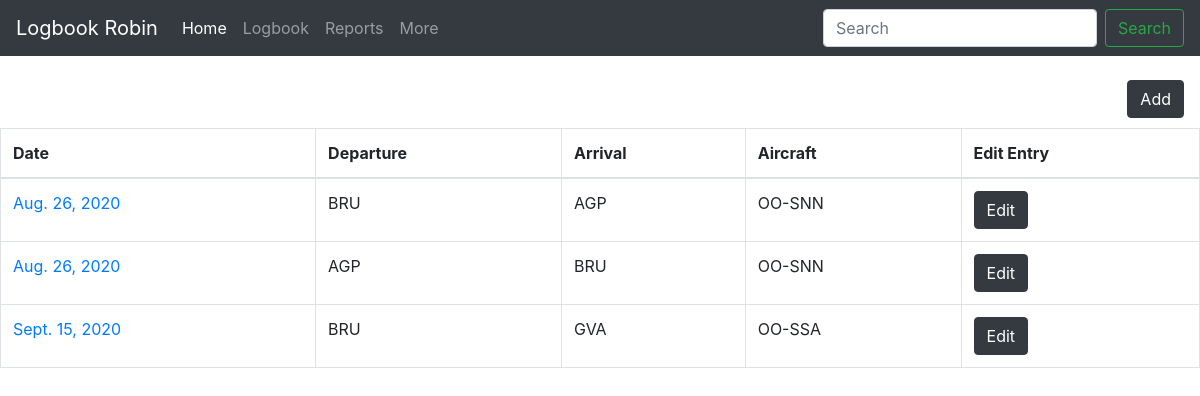
Page /logbook/ on the committed database.
### main/models.py (models this page shows)
class Log(models.Model):
    date = models.DateField()
    departure = models.ForeignKey(Airport, on_delete=models.CASCADE, related_name='departure')
    block_out = models.TimeField()
    arrival = models.ForeignKey(Airport, on_delete=models.CASCADE, related_name='arrival')
    block_in = models.TimeField()
    aircraft = models.ForeignKey(Aircraft, on_delete=models.CASCADE)
    pic = models.ForeignKey(People, on_delete=models.CASCADE)
    landings = models.IntegerField()
    take_off = models.IntegerField()
    remarks = models.CharField(max_length=255, blank=True)

class Airport(models.Model):
    ICAO_code = models.CharField(max_length=50)
    IATA_code = models.CharField(max_length=50)
    name = models.CharField(max_length=50)
    country = models.CharField(max_length=50)
    def __str__(self):
        return self.IATA_code

class Aircraft(models.Model):
    aircraft_id = models.CharField(max_length=50)
    aircraft_type = models.CharField(max_length=50)
    notes = models.CharField(max_length=255, blank=True)
    def __str__(self):
        return self.aircraft_id

### main/views.py (the view)
# urls.py: path("", views.logbook_overview, name="logbook_overview"),
def logbook_overview(request):
    logs = Log.objects.all()
    return render(request, 'logs/logbook_overview.html', {'logs': logs})

### main/templates/logs/logbook_overview.html
{% extends 'base.html' %}
{% block content %}
    <table class="table table-bordered table-hover">
        <thead>
            <br>
            <a class="btn btn-dark float-right" style="margin-right:16px" href="{% url 'logbook:add_log' %}" role="button">Add</a>
            <br>
            <br>
            <tr>
                <th>Date</th>
                <th>Departure</th>
                <th>Arrival</th>
                <th>Aircraft</th>
                <th>Edit Entry</th>
            </tr>
        </thead>
        <tbody>
            {% for entries in logs %}
                <tr>
                    <td>
                        <a href="{% url 'logbook:logbook_details' entries.id %}">{{entries.date}}</a>
                    </td>
                    <td>{{entries.departure}}</td>
                    <td>{{entries.arrival}}</td>
                    <td>{{entries.aircraft}}</td>
                    <td><a class="btn btn-dark" href="{% url 'logbook:edit_log' entries.id %}" role="button">Edit</a></td>
                </tr>
            {% endfor %}
        </tbody>
    </table>
{% endblock  %}

### templates/base.html (shortened to what this page needs)
<!doctype html>
<html lang="en">
  <head>
    <link rel="stylesheet" href="https://stackpath.bootstrapcdn.com/bootstrap/4.5.2/css/bootstrap.min.css">
  </head>
  <body>
    <nav class="navbar navbar-expand-lg navbar-dark bg-dark">
    <a class="navbar-brand" href="/">Logbook Robin</a>
    <div class="collapse navbar-collapse" id="navbarNav">
        <ul class="navbar-nav">
        <li class="nav-item active">
            <a class="nav-link" href="/">Home <span class="sr-only">(current)</span></a>
        </li>
        <li class="nav-item">
            <a class="nav-link" href="{% url 'logbook:logbook_overview' %}">Logbook</a>
        </li>
        <li class="nav-item">
            <a class="nav-link" href="#">Reports</a>
        </li>
        <li class="nav-item">
            <a class="nav-link" href="{% url 'logbook:logbook_more' %}">More</a>
        </li>
        </ul>
        <form class="form-inline ml-auto">
            <input class="form-control mr-sm-2" type="search" placeholder="Search" aria-label="Search">
            <button class="btn btn-outline-success my-2 my-sm-0" type="submit">Search</button>
        </form>
    </div>
</nav>
{% block content %}
{% endblock %}
  </body>
</html>

### rows in the picture
Log: date "Aug. 26, 2020", departure "BRU", arrival "AGP", aircraft "OO-SNN"
Log: date "Aug. 26, 2020", departure "AGP", arrival "BRU", aircraft "OO-SNN"
Log: date "Sept. 15, 2020", departure "BRU", arrival "GVA", aircraft "OO-SSA"
